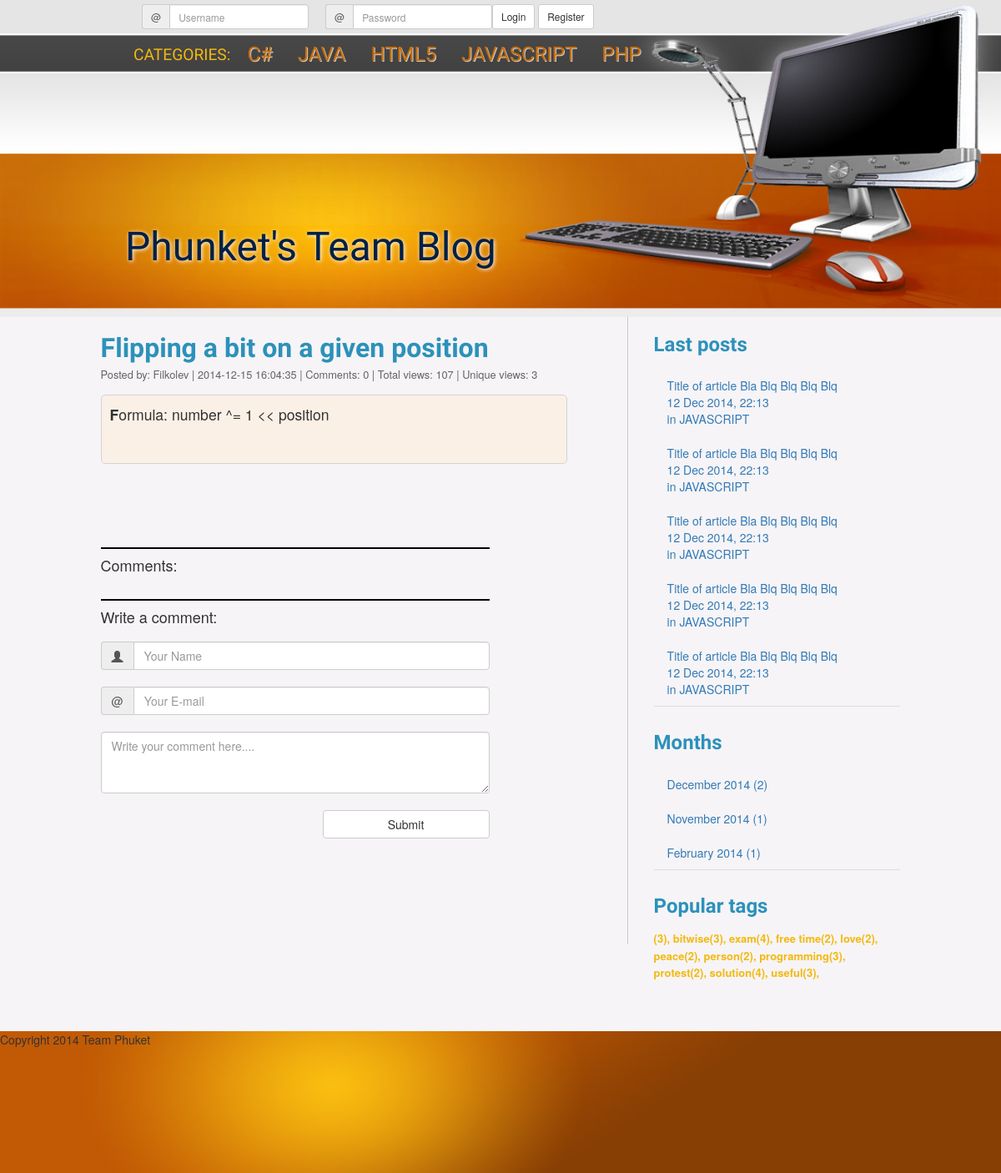
The page /view.php?query=post&id=4 on the database its author committed.
### tables this page shows
CREATE TABLE IF NOT EXISTS `categories` (
  `id` int(2) NOT NULL,
  `name` varchar(50) NOT NULL
);

CREATE TABLE IF NOT EXISTS `posts` (
  `id` int(5) NOT NULL,
  `date` datetime NOT NULL DEFAULT CURRENT_TIMESTAMP,
  `title` varchar(500) NOT NULL,
  `text` text NOT NULL,
  `user_id` int(5) NOT NULL
);

CREATE TABLE IF NOT EXISTS `users` (
  `id` int(11) NOT NULL,
  `name` varchar(150) NOT NULL,
  `username` varchar(65) NOT NULL,
  `email` varchar(65) NOT NULL,
  `password` varchar(500) NOT NULL,
  `city` varchar(30) NOT NULL,
  `country` varchar(30) NOT NULL
);

### article.php (the view, shortened to what this page needs)
<?php
if ($queryType == 'month') {
    $month = $_GET['month'];
    $year = $_GET['year'];
    $queryType = "SELECT * FROM posts WHERE MONTH(date) = $month AND YEAR(date) = $year";
    $arr = $con->query($queryType);
    $posts = $arr->fetch_all();
} else if ($queryType == 'post') {
    $id = $_GET['id'];
    $queryType = "SELECT * FROM posts WHERE id = $id";
    $arr = $con->query($queryType);
    $posts = $arr->fetch_all();
} else if ($queryType == 'all') {
    $queryType = "SELECT * FROM posts";
    $arr = $con->query($queryType);
    $posts = $arr->fetch_all();
}
function getUserIP() {
    if( array_key_exists('HTTP_X_FORWARDED_FOR', $_SERVER) && !empty($_SERVER['HTTP_X_FORWARDED_FOR']) ) {
        if (strpos($_SERVER['HTTP_X_FORWARDED_FOR'], ',')>0) {
            $addr = explode(",",$_SERVER['HTTP_X_FORWARDED_FOR']);
            return trim($addr[0]);
        } else {
            return $_SERVER['HTTP_X_FORWARDED_FOR'];
        }
    }
    else {
        return $_SERVER['REMOTE_ADDR'];
    }
}
$ip = getUserIP();
foreach ($posts as $post):
    $userID = $post[4];
    $userName = $con->query("SELECT username FROM users WHERE id = $userID")->fetch_all()[0][0];
    $postID = $post[0];
    $query = "INSERT INTO views (post_id, ip) VALUES ('$postID', '$ip')";
    mysqli_query($con, $query);
    $viewQuery = $con->query("SELECT ip FROM views WHERE post_id = $postID")->fetch_all();
    $totalViews = count($viewQuery);
    $uniqueIPS = array();
    foreach ($viewQuery as $view) {
        $uniqueIPS[] = $view[0];
    }
    $uniqueViews = count(array_unique($uniqueIPS));
    $commentQuery = "SELECT * FROM comments WHERE post_id = $post[0]";
    $comments = $con->query($commentQuery)->fetch_all();
    ?>
    <article>
        <a href="view.php?query=post&id=<?php echo $post[0] ?>"><h1><?php echo $post[2] ?></h1></a>
        <p class="date-and-user">Posted by: <?php echo $userName ?> | <?php echo $post[1] ?> | Comments: <?php echo count($comments) ?> | Total views: <?php echo $totalViews ?> | Unique views: <?php echo $uniqueViews ?></p>
        <div class="article-text"><?php echo $post[3] ?></div>
        <div class="comments">
            <h4>Comments:</h4>
        </div>
        <form method="get" action="php/savecomment.php" class="commentForm">
            <h4>Write a comment:</h4>
            <div class="input-group">
                <span class="input-group-addon"><span class="glyphicon glyphicon-user"></span> </span>
                <input type="text" class="form-control" placeholder="Your Name" name="comment-name">
            </div>
            <div class="input-group">
                <span class="input-group-addon">@</span>
                <input type="text" class="form-control" placeholder="Your E-mail" name="comment-email">
            </div>
            <textarea class="form-control" name="comment-content" rows="3" placeholder="Write your comment here...."></textarea>
            <input class="btn btn-default submitBtn" type="submit" value="Submit" name="comment-submit">
        </form>
    </article>
<?php endforeach ?>

### header.php (shortened to what this page needs)
<?php
require 'config.php';
?>
<!DOCTYPE html>
<html>
<head lang="en">
    <link rel="stylesheet" href="css/resetter.css">
    <link rel="stylesheet" href="https://maxcdn.bootstrapcdn.com/bootstrap/3.3.1/css/bootstrap.min.css">
    <link rel="stylesheet" href="css/signup.css">
    <link rel="stylesheet" href="css/style.css">
</head>
<body>
<header>
    <?php
    if (isset($_SESSION['loggedUser'])):
        ?>
        <div class="login"><span>Hello, <?php echo $_SESSION['loggedUserName'] ?></span>
            <a href="php/logout.php">
                <button type="button" class="btn btn-default btn-sm ">Logout</button>
            </a>
            <a href="writepost.php">
                <button type="button" class="btn btn-default btn-sm ">Write post</button>
            </a>
        </div>
    <?php
    else :
        ?>
        <form method="post" action="php/login.php">
            <div class="login">
                <div class="input-group input-group-sm loginFields">
                    <span class="input-group-addon">@</span>
                    <input type="text" class="form-control" name="user" placeholder="Username">
                </div>
                <div class="input-group input-group-sm loginFields">
                    <span class="input-group-addon">@</span>
                    <input type="password" name="password" class="form-control" placeholder="Password">
                </div>
                <button type="submit" name="submit" class="btn btn-default btn-sm ">Login</button>
                <a href="register.php">
                    <button type="button" class="btn btn-default btn-sm ">Register</button>
                </a>
            </div>
        </form>
    <?php endif; ?>
    <nav><p>CATEGORIES:</p>
        <div class="menu">
            <ul>
                <?php
                $sql = "SELECT name FROM categories";
               $result = mysqli_query($con, $sql);
                while($categories = mysqli_fetch_row($result)){
                    echo "<li><a href=\"#\">$categories[0]</a></li>";
                }
                ?>
            </ul>
        </div>
    </nav>
    <p class="logo"><a href="index.php">Phunket's Team Blog</a></p>
</header>

### css/style.css (style rules this page uses)
html { margin: 0; padding: 0; font-size: 16px; }
body { padding: 0; background-color: #f6f4f6; }
header { width:100%; height: 380px; margin: 0 auto; background-image: url("../images/header_bg.jpg"); background-size: 100% 100%; background-repeat: no-repeat; overflow: auto; }
.logo { margin:180px 0 0 150px; font-size: 3rem; text-shadow: #fff 1px 1px 5px; font-family: 'Gloria Hallelujah', cursive; }
.logo a { color:#022046; text-decoration: none; font-size: 3rem; font-family: 'Gloria Hallelujah', cursive; }
nav { margin: 15px 0 0 150px; }
nav p { color: #f3b911; font-size: 1.2rem; font-family: 'Passion One', cursive; float: left; margin: 4px 0 0 10px; }
nav ul li { list-style-type: none; display: inline; padding: 0 10px 0 10px; margin-left: 10px; }
nav ul li a { text-decoration: none; color: #ca6d09; font-size: 1.5rem; font-family: 'Passion One', cursive; text-shadow: #cccccc 1px 1px; }
article h1 { font-family: 'Cuprum', sans-serif; font-size: 2rem; font-weight: bold; margin-bottom: 5px; color: #2c91bb; }
.date-and-user { margin-bottom: 15px; font-family: "Helvetica Neue", Helvetica, Arial, sans-serif; font-size: 0.8rem; color: #646464; }
.article-text { color: #323232; white-space: pre-wrap; font-size: 1.1rem; display: block; width: 90%; border-radius: 5px; padding: 10px; border: 1px solid #d3d3d3; background-color: linen; margin-bottom: 10px; }
.article-text::first-letter { font-weight: bold; }
.input-group { margin-top: 20px; margin-bottom: 20px; }
.submitBtn { width: 200px; margin-top: 20px; float: right; }
.commentForm { margin-bottom: 150px; width: 75%; border-top: 2px solid #000000; }
.comments { margin: 100px 0 30px 0; border-top: 2px solid #000000; width: 75%; }
.login { margin-left: 150px; margin-top: 5px; height: 28px; }
.loginFields { width: 200px; float: left; margin-left: 20px; margin-bottom: 0; margin-top: 0; }

### rows shown on the page
categories: name "C#"
categories: name "JAVA"
categories: name "HTML5"
categories: name "JAVASCRIPT"
categories: name "PHP"
posts: title "Flipping a bit on a given position", user.username "Filkolev", date "2014-12-15 16:04:35", count($comments) "0", totalViews "107", uniqueViews "3", text "Formula: number ^= 1 << position"

### other values the page prints
$monthName "December"
$year "2014"
$postCount "2"
$monthName "November"
$postCount "1"
$monthName "February"
$count "3"
$tag[tags] "bitwise"
$tag[tags] "exam"
$count "4"
$tag[tags] "free time"
$count "2"
$tag[tags] "love"
$tag[tags] "peace"
$tag[tags] "person"
